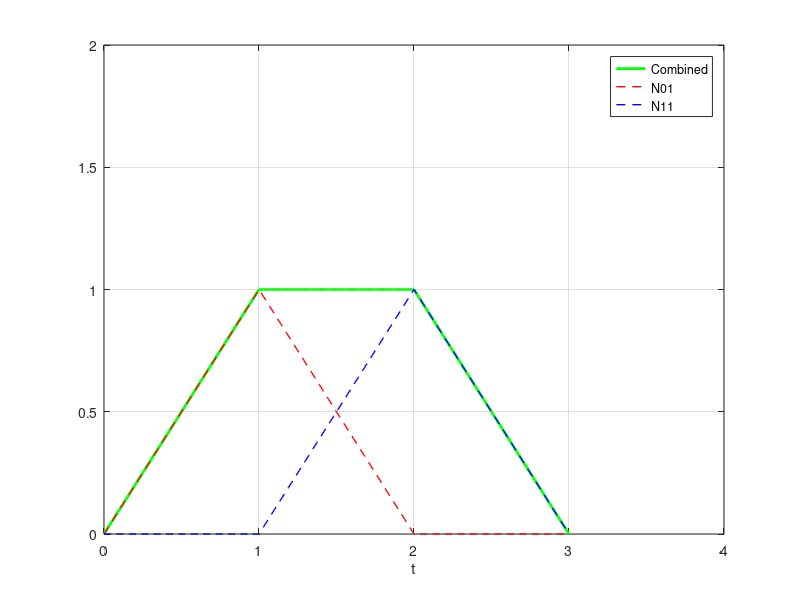

MATLAB code to generate this figure:
clear
clc
close all
%%

T = [0,0,1,2,3,3,3]';

t = [];
for i = 1:(length(T)-1)
    temp = linspace(T(i),T(i+1), 101);
    t = [t, temp(1:(end-1))];
end

N01 = zeros(1,length(t));
for i = 1:length(N01)
    if t(i) >= 0 && t(i) < 1
        N01(i) = t(i);
    elseif t(i)>=1 && t(i) < 2
        N01(i) = 2-t(i);
    end
end

N11 = zeros(1,length(t));
for i = 1:length(N11)
    if t(i) >= 1 && t(i) < 2
        N11(i) = t(i)-1;
    elseif t(i)>=2 && t(i) < 3
        N11(i) = 3-t(i);
    end
end

%% plot 
figure(1)
plot(t, N01+N11, 'g', 'LineWidth',2)
hold on
plot(t,N01, 'r--', 'LineWidth',1)
plot(t,N11, 'b--', 'LineWidth',1)
grid on
xlabel('t')
legend('Combined','N01', 'N11')
axis([0,4,0,2])
hold off